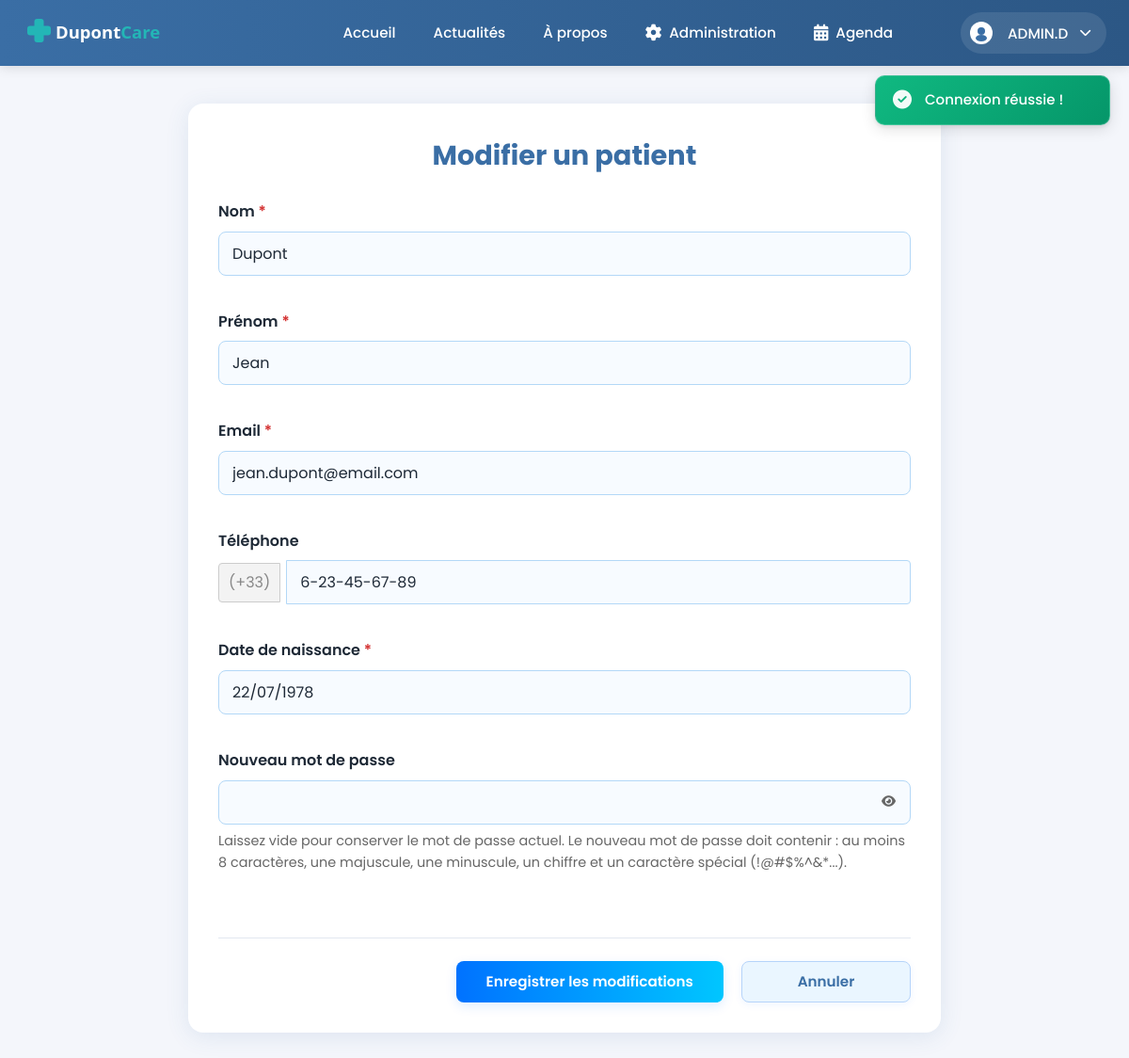
The page /index.php?page=admin&action=editPatient&id=8 (signed in) on the database its author committed.
### tables this page shows
CREATE TABLE `utilisateur` (
  `id` int(10) UNSIGNED NOT NULL,
  `role` enum('PATIENT','MEDECIN','SECRETAIRE') NOT NULL,
  `nom` varchar(100) NOT NULL,
  `prenom` varchar(100) NOT NULL,
  `email` varchar(190) NOT NULL,
  `telephone` varchar(30) DEFAULT NULL,
  `avatar` varchar(255) DEFAULT NULL,
  `password_hash` varchar(255) NOT NULL,
  `date_inscription` datetime NOT NULL DEFAULT current_timestamp(),
  `date_naissance` date DEFAULT NULL
);

### app/controllers/AdminController.php (called while the page is built, shortened)
<?php
class AdminController extends \App\Core\Controller {
    private $patientModel;
    public function __construct() {
        $this->patientModel = new PatientModel();
    }
    public function editPatient() {
        $id = isset($_GET['id']) ? (int)$_GET['id'] : 0;
        $patient = $this->patientModel->getPatientById($id);
        require_once 'app/views/patient/patient-update.php';
    }
}

### app/core/App.php (called while the page is built, shortened)
<?php
class App {
    public function run() {
        $action = isset($_GET['action']) ? strtolower($_GET['action']) : 'index';
        $method = strtolower(trim($action));
        $params = [];
        if (isset($_GET['id'])) {
            $params[] = $_GET['id'];
        }
        try {
            $controller = new $controllerClass();
            call_user_func_array([$controller, $method], $params);
        } catch (\Exception $e) {
            http_response_code(404);
            include __DIR__ . '/../views/error/404.php';
        }
    }
}

### index.php (called while the page is built, shortened)
<?php
$app = new App();
$app->run();

### app/models/database.php (called while the page is built, shortened)
<?php
class Database {
    private static $instance = null;
    private $connection;
    private function __construct() {
        $host = DB_HOST;
        $dbname = DB_NAME;
        $user = DB_USER;
        $pass = DB_PASS;
        $charset = DB_CHARSET;
        $options = [
            PDO::ATTR_ERRMODE => PDO::ERRMODE_EXCEPTION,
            PDO::ATTR_DEFAULT_FETCH_MODE => PDO::FETCH_ASSOC,
            PDO::MYSQL_ATTR_INIT_COMMAND => "SET NAMES $charset"
        ];
        try {
            $this->connection = new PDO(
                "mysql:host=$host;dbname=$dbname;charset=$charset",
                $user,
                $pass,
                $options
            );
        } catch (PDOException $e) {
            die('Erreur connexion BDD : ' . $e->getMessage());
        }
    }
    public function prepare($sql) {
        return $this->connection->prepare($sql);
    }
    public static function getInstance() {
        if (self::$instance === null) {
            self::$instance = new self();
        }
        return self::$instance;
    }
}

### app/core/Model.php (called while the page is built, shortened)
<?php
abstract class Model {
    public function __construct() {
        $this->db = Database::getInstance();
    }
}

### app/models/PatientModel.php (called while the page is built, shortened)
<?php
class PatientModel extends \App\Core\Model {
    public function getPatientById($id) {
        $sql = "SELECT * FROM utilisateur WHERE id = :id AND role = 'PATIENT'";
        $stmt = $this->db->prepare($sql);
        $stmt->bindParam(':id', $id, \PDO::PARAM_INT);
        $stmt->execute();
        return $stmt->fetch();
    }
}

### app/views/patient/patient-update.php (the view, shortened to what this page needs)
<?php
include __DIR__ . '/../templates/header.php';
?>
<link rel="stylesheet" href="<?php echo BASE_URL; ?>/css/pages/patient.css">
<main class="container">
    <div class="admin-form-container">
        <h1>Modifier un patient</h1>
        <form method="post" class="admin-form">
            <div class="form-group">
                <label for="nom">Nom</label>
                <input type="text" id="nom" name="nom" class="form-control" required
                       value="<?= isset($_POST['nom']) ? htmlspecialchars($_POST['nom']) : htmlspecialchars($patient['nom']) ?>">
            </div>
            <div class="form-group">
                <label for="prenom">Prénom</label>
                <input type="text" id="prenom" name="prenom" class="form-control" required
                       value="<?= isset($_POST['prenom']) ? htmlspecialchars($_POST['prenom']) : htmlspecialchars($patient['prenom']) ?>">
            </div>
            <div class="form-group">
                <label for="email">Email</label>
                <input type="email" id="email" name="email" class="form-control" required
                       value="<?= isset($_POST['email']) ? htmlspecialchars($_POST['email']) : htmlspecialchars($patient['email']) ?>">
            </div>
            <div class="form-group">
                <label for="telephone">Téléphone</label>
                <div style="display: flex; align-items: center; gap: 6px;">
                    <span style="background: #f3f3f3; border: 1px solid #ccc; border-radius: 4px 0 0 4px; padding: 7px 10px; color: #888; font-size: 1em;">(+33)</span>
                    <input type="tel"
                           id="telephone"
                           name="telephone"
                           class="form-control"
                           maxlength="13"
                           inputmode="numeric"
                           autocomplete="tel"
                           style="border-radius: 0 4px 4px 0;"
                           pattern="^[1-9]-[0-9]{2}-[0-9]{2}-[0-9]{2}-[0-9]{2}$"
                           placeholder="X-XX-XX-XX-XX"
                           value="<?php
                               $phone = isset($_POST['telephone']) ? $_POST['telephone'] : $patient['telephone'];
                               $digits = preg_replace('/[^0-9]/', '', $phone);
                               if (strpos($digits, '33') === 0) {
                                   $digits = substr($digits, 2);
                               }
                               if (strlen($digits) === 9) {
                                   $phone = sprintf('%s-%s-%s-%s-%s',
                                       substr($digits, 0, 1),
                                       substr($digits, 1, 2),
                                       substr($digits, 3, 2),
                                       substr($digits, 5, 2),
                                       substr($digits, 7, 2)
                                   );
                               } else {
                                   $phone = '';
                               }
                               echo htmlspecialchars($phone);
                           ?>">
                </div>
            </div>
            <div class="form-group">
                <label for="date_naissance">Date de naissance</label>
                <input type="text"
                       id="date_naissance"
                       name="date_naissance"
                       class="form-control flatpickr"
                       required
                       placeholder="JJ/MM/AAAA"
                       autocomplete="off"
                       value="<?php
                           $date_value = isset($_POST['date_naissance']) ? $_POST['date_naissance'] : $patient['date_naissance'];
                           if (!empty($date_value) && $date_value !== '0000-00-00') {
                               $date = DateTime::createFromFormat('Y-m-d', $date_value);
                               if ($date) {
                                   echo $date->format('d/m/Y');
                               }
                           }
                       ?>">
            </div>
            <div class="form-group">
                <label for="password">Nouveau mot de passe</label>
                <div class="password-input-group">
                    <input type="password" id="password" name="password" class="form-control" minlength="8">
                    <button type="button" class="password-toggle" onclick="togglePassword('password')">
                        <i class="fas fa-eye"></i>
                    </button>
                </div>
                <small class="form-text text-muted">Laissez vide pour conserver le mot de passe actuel. Le nouveau mot de passe doit contenir : au moins 8 caractères, une majuscule, une minuscule, un chiffre et un caractère spécial (!@#$%^&*...).</small>
            </div>
            <div class="actu-btn-row">
                <button type="submit" class="btn-actu-create">Enregistrer les modifications</button>
                <a href="index.php?page=admin" class="btn-actu-cancel">Annuler</a>
            </div>
        </form>
    </div>
</main>
<link rel="stylesheet" href="<?php echo BASE_URL; ?>/css/pages/admin.css">
<link rel="stylesheet" href="<?php echo BASE_URL; ?>/css/modules/actu/actu-create.css">
<link rel="stylesheet" href="https://cdn.jsdelivr.net/npm/flatpickr/dist/flatpickr.min.css">

### css/base/polices.css (style rules this page uses)
body { font-family: 'Poppins', system-ui, -apple-system, Segoe UI, Roboto, Arial, sans-serif !important; }
button, input, select, textarea, .btn, .btn-primary, .btn-secondary, .btn-admin, .btn-hero, .btn-outline, .btn-small, .btn-login, .btn-register, .btn-cancel, .btn-confirm, .btn-new-rdv, .tab-button, .user-button, .guest-button, label, span, p, h1, h2, h3, h4, h5, h6, div, a, td, th { font-family: 'Poppins', sans-serif !important; }
.form-group input, .form-group select, .form-group textarea, .admin-filter input, .login-field input, .register-field input, .date-input, input[type="text"], input[type="email"], input[type="password"], input[type="tel"], input[type="date"], input[type="number"] { font-family: 'Poppins', sans-serif !important; }
html { height: 100%; }
body { min-height: 100vh; display: flex; flex-direction: column; }
body > main { flex: 1 0 auto; }

### css/base/style.css (style rules this page uses)
* { box-sizing: border-box; margin: 0; padding: 0; scroll-behavior: auto; }
body { font-family: 'Poppins', system-ui, -apple-system, Segoe UI, Roboto, Arial, sans-serif; line-height: 1.6; color: #333; }
main { min-height: auto; width: 100%; }
.form-group { margin-bottom: 1rem; }
.form-group label { display: block; margin-bottom: 0.5rem; font-weight: 500; }
.form-group input { width: 100%; padding: 0.75rem; border: 1px solid #ddd; border-radius: 8px; font-size: 1rem; }
:root { --bg: #f4f6fb; --brand: #3a6ea5; --accent: #00c6ff; --accent-2: #0072ff; --text: #1e2936; --white: #fff; --focus-ring: #0072ff; --focus-ring-offset: 2px; }
.container { max-width: 1200px; margin: 0 auto; padding: 0 24px; }
* { box-sizing: border-box; margin: 0; padding: 0; }
html, body { height: 100%; }
body { font-family: 'Poppins', system-ui, -apple-system, Segoe UI, Roboto, Arial, sans-serif; background: var(--bg); color: var(--text); line-height: 1.6; }
.container { width: 100%; max-width: 1200px; margin: 0 auto; padding: 0 24px; box-sizing: border-box; }

### css/layouts/header.css (style rules this page uses)
:root { --header-height: 70px; --header-bg: linear-gradient(90deg, #3a6ea5 0%, #2c5785 100%); --header-shadow: 0 2px 12px rgba(0, 0, 0, 0.12); --nav-item-hover: rgba(255, 255, 255, 0.15); --btn-primary: #00c6ff; --btn-primary-hover: #00b3e6; --dropdown-shadow: 0 4px 20px rgba(0, 0, 0, 0.15); --transition: 0.2s ease-in-out; }

### css/layouts/footer.css (style rules this page uses)
:root { --footer-bg: #0f1724; --footer-text: #c9d3e1; --footer-heading: #ffffff; --footer-line: rgba(255,255,255,0.08); --brand: #3a6ea5; }

### css/pages/admin.css (style rules this page uses)
.admin-form-container { max-width: 800px; margin: 40px auto; padding: 32px; background: #fff; border-radius: 16px; box-shadow: 0 4px 24px rgba(58,110,165,0.12); }
.admin-form-container h1 { color: #3a6ea5; font-size: 1.8rem; margin-bottom: 24px; text-align: center; }
.admin-form { display: flex; flex-direction: column; gap: 20px; }
.form-group { margin-bottom: 16px; }
.form-group label { display: block; margin-bottom: 8px; color: #1e2936; font-weight: 600; }
.form-group input, .form-group textarea { width: 100%; padding: 10px 14px; border: 1.5px solid #b3d8f7; border-radius: 8px; font-size: 1rem; background: #f7fbff; color: #1e2936; transition: border-color 0.2s, box-shadow 0.2s; }
.form-group .form-text { display: block; margin-top: 6px; font-size: 0.9rem; color: #666; }
.password-input-group { position: relative; display: flex; align-items: center; }
.password-input-group input { padding-right: 40px; }
.password-toggle { position: absolute; right: 12px; background: none; border: none; color: #666; cursor: pointer; padding: 4px; }
.form-group:has(input[required]) label::after, .form-group:has(textarea[required]) label::after { content: " *"; color: #d32f2f; }

### css/modules/actu/actu-create.css (style rules this page uses)
.actu-btn-row { display: flex; justify-content: flex-end; align-items: center; gap: 1.2rem; margin-top: 2rem; padding-top: 1.5rem; border-top: 1px solid #e2e8f0; }
.btn-actu-create, .btn-actu-cancel { min-width: 180px; height: 44px; padding: 12px 32px; border-radius: 8px; font-weight: 600; font-size: 0.95rem; cursor: pointer; display: inline-flex; align-items: center; justify-content: center; text-align: center; transition: all 0.2s ease; font-family: 'Poppins', system-ui, -apple-system, Segoe UI, Roboto, Arial, sans-serif !important; }
.btn-actu-create { background: linear-gradient(to right, #0072ff, #00c6ff); color: #fff; border: none; box-shadow: 0 4px 12px rgba(0,114,255,0.13); }
.btn-actu-cancel { background: #eaf6ff; color: #3a6ea5; border: 1px solid #b6d4fa; box-shadow: 0 2px 8px rgba(0,114,255,0.07); text-decoration: none; }

### rows shown on the page
utilisateur: nom "Dupont", prenom "Jean", email "jean.dupont@email.com", telephone "6-23-45-67-89", date_naissance "22/07/1978"

### other values the page prints
$nom "ADMIN"
$premiereLettre "D"
